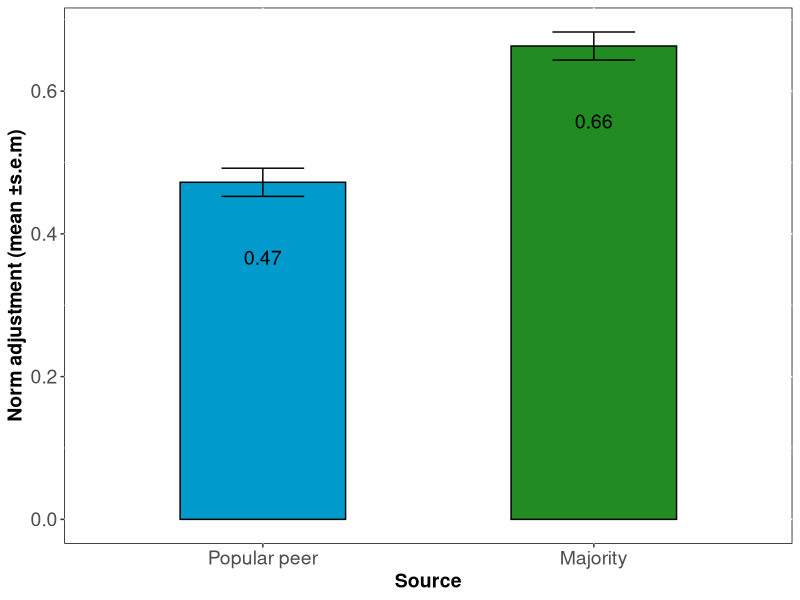

Write the R code that produced this figure.
# read data 
w2<-read.csv("w2.csv")

#upload packages
library(tidyverse)

#theme setup
cleanup = theme(plot.title = element_text(size = 14, face = "bold"),
                legend.key = element_rect(fill = "white"),
                legend.text=element_text(size=14),
                legend.title=element_text(size=14),
                text = element_text(size = 14),
                axis.title.x=element_text(size=14, face="bold"),
                axis.title.y=element_text(size=14, face="bold"),
                panel.background = element_rect(fill = "white", colour = "black"),
                axis.text.x = element_text(size=14),
                axis.text.y = element_text(size=14),
                strip.text = element_text(size = 13)
)

# Fig. 1 Peer norms impact adolescents’ personal norms
fig.2<-w2%>%
  select(S, SR_gen)%>%
  filter(S>=0 & S<=1)%>%
  group_by(SR_gen) %>%
  summarise(
    meanSR = mean(S),
    SD = sd(S, na.rm = TRUE),
    N = sum(!is.na(S)),
    upper_limit = meanSR + SD/sqrt(N),
    lower_limit = meanSR - SD/sqrt(N),
    .groups="drop"
  )%>%
  ggplot(aes(x=forcats::fct_reorder(SR_gen, meanSR, .desc =FALSE), 
             y=meanSR, 
             fill=SR_gen)) + 
  geom_bar(stat="identity", 
           color="black", 
           position=position_dodge(width = 0.2),
           width=0.5) +
  geom_errorbar(aes(ymax=upper_limit, ymin=lower_limit), 
                width=0.25,
                position=position_dodge()) +
  scale_fill_manual(values = c("Popular peer" = "deepskyblue3", "Majority" = "forestgreen"), 
                    name="Source")+
  ylab("Norm adjustment (mean ±s.e.m)")+
  xlab("Source")+
  theme(legend.position='none',
        axis.text.x = element_text( 
          size=12))+
  geom_text(aes(label=round(meanSR, 2)), 
            position=position_dodge(width=0.9), 
            vjust=5.5, 
            size=5) +
  cleanup

fig.2



